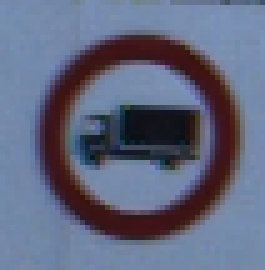
#> input picture german-traffic-signs/00000.ppm, 53 x 54 px (shown 5 times larger); its folder holds 4 pictures in this run
$ jupyter execute --allow-errors Traffic_Sign_Classifier.ipynb   (shell and % lines are left out)
#> lines starting #> are read from the running program, lines starting #| are printed output that depends on the picture
# Self-Driving Car Engineer Nanodegree

## Deep Learning

## Project: Build a Traffic Sign Recognition Classifier

In this notebook, a template is provided for you to implement your functionality in stages, which is required to successfully complete this project. If additional code is required that cannot be included in the notebook, be sure that the Python code is successfully imported and included in your submission if necessary.

> **Note**: Once you have completed all of the code implementations, you need to finalize your work by exporting the iPython Notebook as an HTML document. Before exporting the notebook to html, all of the code cells need to have been run so that reviewers can see the final implementation and output. You can then export the notebook by using the menu above and navigating to  \n",
    "**File -> Download as -> HTML (.html)**. Include the finished document along with this notebook as your submission.

In addition to implementing code, there is a writeup to complete. The writeup should be completed in a separate file, which can be either a markdown file or a pdf document. There is a [write up template](https://github.com/udacity/CarND-Traffic-Sign-Classifier-Project/blob/master/writeup_template.md) that can be used to guide the writing process. Completing the code template and writeup template will cover all of the [rubric points](https://review.udacity.com/#!/rubrics/481/view) for this project.

The [rubric](https://review.udacity.com/#!/rubrics/481/view) contains "Stand Out Suggestions" for enhancing the project beyond the minimum requirements. The stand out suggestions are optional. If you decide to pursue the "stand out suggestions", you can include the code in this Ipython notebook and also discuss the results in the writeup file.

>**Note:** Code and Markdown cells can be executed using the **Shift + Enter** keyboard shortcut. In addition, Markdown cells can be edited by typically double-clicking the cell to enter edit mode.

---
## Step 0: Load The Data

[cell 1]
# Load pickled data
import pickle

# TODO: Fill this in based on where you saved the training and testing data

training_file = './traffic-signs-data/train.p'
validation_file= './traffic-signs-data/valid.p'
testing_file = './traffic-signs-data/test.p'

#> (the rest of this cell did not finish here and is left out)

---

## Step 1: Dataset Summary & Exploration

The pickled data is a dictionary with 4 key/value pairs:

- `'features'` is a 4D array containing raw pixel data of the traffic sign images, (num examples, width, height, channels).
- `'labels'` is a 1D array containing the label/class id of the traffic sign. The file `signnames.csv` contains id -> name mappings for each id.
- `'sizes'` is a list containing tuples, (width, height) representing the original width and height the image.
- `'coords'` is a list containing tuples, (x1, y1, x2, y2) representing coordinates of a bounding box around the sign in the image. **THESE COORDINATES ASSUME THE ORIGINAL IMAGE. THE PICKLED DATA CONTAINS RESIZED VERSIONS (32 by 32) OF THESE IMAGES**

Complete the basic data summary below. Use python, numpy and/or pandas methods to calculate the data summary rather than hard coding the results. For example, the [pandas shape method](http://pandas.pydata.org/pandas-docs/stable/generated/pandas.DataFrame.shape.html) might be useful for calculating some of the summary results.

### Provide a Basic Summary of the Data Set Using Python, Numpy and/or Pandas

#> (a cell that did not finish here is left out)

### Include an exploratory visualization of the dataset

Visualize the German Traffic Signs Dataset using the pickled file(s). This is open ended, suggestions include: plotting traffic sign images, plotting the count of each sign, etc.

The [Matplotlib](http://matplotlib.org/) [examples](http://matplotlib.org/examples/index.html) and [gallery](http://matplotlib.org/gallery.html) pages are a great resource for doing visualizations in Python.

**NOTE:** It's recommended you start with something simple first. If you wish to do more, come back to it after you've completed the rest of the sections. It can be interesting to look at the distribution of classes in the training, validation and test set. Is the distribution the same? Are there more examples of some classes than others?

[cell 3]
### Data exploration visualization code goes here.
### Feel free to use as many code cells as needed.
import matplotlib.pyplot as plt
import cv2
import numpy as np
import random
from sklearn.utils import shuffle
# Visualizations will be shown in the notebook.

#> (a cell that did not finish here is left out)

[cell 5]
# show image of 20 random data points
fig, axs = plt.subplots(4,10, figsize=(30, 14))
fig.subplots_adjust(hspace = .2, wspace=.001)
axs = axs.ravel()
idx = 0
tmp_images = []
tmp_images_y = []

#> (the rest of this cell did not finish here and is left out)

----

## Step 2: Design and Test a Model Architecture

Design and implement a deep learning model that learns to recognize traffic signs. Train and test your model on the [German Traffic Sign Dataset](http://benchmark.ini.rub.de/?section=gtsrb&subsection=dataset).

The LeNet-5 implementation shown in the [classroom](https://classroom.udacity.com/nanodegrees/nd013/parts/fbf77062-5703-404e-b60c-95b78b2f3f9e/modules/6df7ae49-c61c-4bb2-a23e-6527e69209ec/lessons/601ae704-1035-4287-8b11-e2c2716217ad/concepts/d4aca031-508f-4e0b-b493-e7b706120f81) at the end of the CNN lesson is a solid starting point. You'll have to change the number of classes and possibly the preprocessing, but aside from that it's plug and play!

With the LeNet-5 solution from the lecture, you should expect a validation set accuracy of about 0.89. To meet specifications, the validation set accuracy will need to be at least 0.93. It is possible to get an even higher accuracy, but 0.93 is the minimum for a successful project submission.

There are various aspects to consider when thinking about this problem:

- Neural network architecture (is the network over or underfitting?)
- Play around preprocessing techniques (normalization, rgb to grayscale, etc)
- Number of examples per label (some have more than others).
- Generate fake data.

Here is an example of a [published baseline model on this problem](http://yann.lecun.com/exdb/publis/pdf/sermanet-ijcnn-11.pdf). It's not required to be familiar with the approach used in the paper but, it's good practice to try to read papers like these.

### Pre-process the Data Set (normalization, grayscale, etc.)

Minimally, the image data should be normalized so that the data has mean zero and equal variance. For image data, `(pixel - 128)/ 128` is a quick way to approximately normalize the data and can be used in this project.

Other pre-processing steps are optional. You can try different techniques to see if it improves performance.

Use the code cell (or multiple code cells, if necessary) to implement the first step of your project.

[cell 6]
### Preprocess the data here. It is required to normalize the data. Other preprocessing steps could include
### converting to grayscale, etc.
### Feel free to use as many code cells as needed.
# [65 lines left out: functions img_shift_f, img_rotate_f, img_shear_f, img_blur_f, img_gamma_f, img_brightness_f and 1 more, not called in this run]

#### Try each translation

#> (a cell that did not finish here is left out)

#### Transform less number traffic sign and add to training set.
 1. Before 2019-1-28, simply double less number traffic sign

[cell 8]
transformed_traning_set = 0

[cell 9]
# print X_train shape and y_train shape
if(transformed_traning_set == 1):
    print("Transform already executed!")
    X_train = X_train[:n_train]
    y_train = y_train[:n_train]
    hist, bins = np.histogram(y_train, bins=n_classes)

print("Original data")
#> (the rest of this cell did not finish here and is left out)

### Change RGB2Gray

[cell 10]
### Preprocess the data here. It is required to normalize the data. Other preprocessing steps could include
### converting to grayscale, etc.
### Feel free to use as many code cells as needed.

dimensional_usage = 1

#> (the rest of this cell did not finish here and is left out)

### Model Architecture

[cell 11]
### Define your architecture here.
### Feel free to use as many code cells as needed.
import tensorflow as tf
from tensorflow.contrib.layers import flatten

EPOCHS = 120
BATCH_SIZE = 128

[cell 12]
# [83 lines left out: function LeNet, not called in this run]

[cell 13]
# [58 lines left out: function LeNet2, not called in this run]

### Train, Validate and Test the Model

A validation set can be used to assess how well the model is performing. A low accuracy on the training and validation
sets imply underfitting. A high accuracy on the training set but low accuracy on the validation set implies overfitting.

[cell 14]
### Train your model here.
### Calculate and report the accuracy on the training and validation set.
### Once a final model architecture is selected,
### the accuracy on the test set should be calculated and reported as well.
### Feel free to use as many code cells as needed.
tf.reset_default_graph()
#> (this line was passed over: tensorflow is not available in this run)

#> (the rest of this cell did not finish here and is left out)

[cell 15]
rate = 0.0009

#logits = LeNet(x, dimensional_usage_arg=dimensional_usage)
#> (the rest of this cell did not finish here and is left out)

#> (a cell that did not finish here is left out)

#> (a cell that did not finish here is left out)

#### Logs
 | # |  Net | EPOCH | Branch | Learning Ratio | Training Accuracy | test Accuracy | pre-process method |
 |:-:|:----:|:-----:|:------:|:--------------:|:-----------------:|:-------------:|:------------------:|
 |1  | LeNet-5 | 150 | 128   |     0.0003     |        0.95       |     0.936     |        None        |
 |2  | LeNet-5 | 150 | 128   |     0.0009     |        0.968      |     0.950     |        None        |
 |3  | LeNet-5 | 150 | 128   |      0.001     |        0.963      |     0.942     |        None        |
 |4  | LeNet-5 |  90 |  98   |      0.001     |        0.972      |     0.945     |        None        |
 |5  | LeNet-5 |  90 |  98   |      0.0009    |        0.965      |     0.945     |        None        |
 |6  | LeNet2  |  90 |  98   |      0.0009    |        0.965      |     0.947     |        None        |
 |7  | LeNet-5 |  60 | 200   |      0.0009    |        0.952      |     0.931     | double less sign   |
 |8  |LeNet-5-1 | 60 | 128   |      0.0009    |        0.964      |     0.944     |        None        |
 |9  | LeNet-5 | 350 | 128   |     0.0009     |        0.972      |     0.946     |        None        |
 |10 | LeNet-5 | 120 | 128   |     0.0009     |        0.975      |     0.941     |        None        |

#### Test mode

#> (a cell that did not finish here is left out)

---

## Step 3: Test a Model on New Images

To give yourself more insight into how your model is working, download at least five pictures of German traffic signs from the web and use your model to predict the traffic sign type.

You may find `signnames.csv` useful as it contains mappings from the class id (integer) to the actual sign name.

### Load and Output the Images
Download German traffic from http://benchmark.ini.rub.de/Dataset/GTSRB_Final_Test_Images.zip and use the first 20 image and select 10 of them.

[cell 19]
### Load the images and plot them here.
### Feel free to use as many code cells as needed.
import glob
import matplotlib.image as mpimg
import  csv

n_test_images = 10

fig, axs = plt.subplots(2,n_test_images, figsize=(14, 3))
fig.subplots_adjust(hspace = .2, wspace=.001)
axs = axs.ravel()

custom_images = []
X_custom_normalized_images = []

for i, img in enumerate(glob.glob('./german-traffic-signs/000*.ppm')):
    #print(img, i)
    image = cv2.imread(img)
#> image is the input picture: shape (54, 53, 3); mean B, G, R 127.4, 103.4, 97
    if (image.shape > (32, 32)):
        image = cv2.resize(image, (32,32), interpolation=cv2.INTER_AREA)
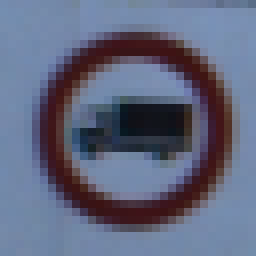
#> image: shape (32, 32, 3) (shown 8 times larger); mean B, G, R 127.4, 103.4, 97
    else:
        image = cv2.resize(image, (32,32), interpolation = cv2.INTER_CUBIC)
    custom_images.append(image)
    X_custom_normalized_images.append((cv2.cvtColor(image, cv2.COLOR_BGR2GRAY)).reshape(32,32,1))
#> pass 2 of the loop `for i, img in enumerate(glob.glob('./german-traffic-signs/000*.ppm')):`:
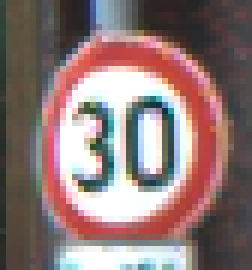
#> input picture german-traffic-signs/00001.ppm, 42 x 45 px (shown 6 times larger)
#> image is the input picture: shape (45, 42, 3); mean B, G, R 119.3, 120.4, 142
#> `image = cv2.resize(image, (32,32), interpolation=cv2.INTER_AREA)`:
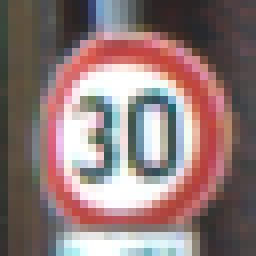
#> image: shape (32, 32, 3) (shown 8 times larger); mean B, G, R 119.3, 120.4, 142
#> pass 3 of the loop `for i, img in enumerate(glob.glob('./german-traffic-signs/000*.ppm')):`:
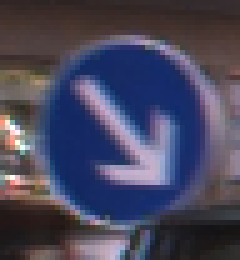
#> input picture german-traffic-signs/00002.ppm, 48 x 52 px (shown 5 times larger)
#> image is the input picture: shape (52, 48, 3); mean B, G, R 92.8, 70.8, 72.3
#> `image = cv2.resize(image, (32,32), interpolation=cv2.INTER_AREA)`:
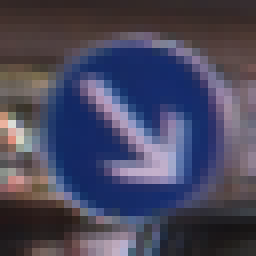
#> image: shape (32, 32, 3) (shown 8 times larger); mean B, G, R 92.8, 70.8, 72.3
#> the loop made 4 passes; the first 3 are shown

# prepare X_customer test set
custom_images = np.array(custom_images)
X_custom_normalized_images = np.array(X_custom_normalized_images)

print("custom_images.shape", custom_images.shape)
#| custom_images.shape (4, 32, 32, 3)
print("X_customer_test_img.shape", X_custom_normalized_images.shape)
#| X_customer_test_img.shape (4, 32, 32, 1)

for i in range(len(custom_images)):
    axs[i].axis('off')
    axs[i].imshow(cv2.cvtColor(custom_images[i].squeeze(), cv2.COLOR_BGR2RGB))
    axs[i+n_test_images].axis('off')
    axs[i+n_test_images].imshow(X_custom_normalized_images[i].squeeze(), cmap='gray')
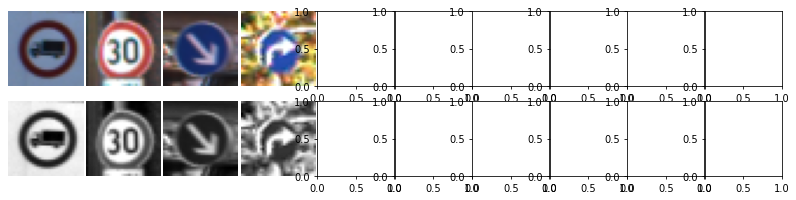
#> figure drawn by matplotlib, 8 panels
